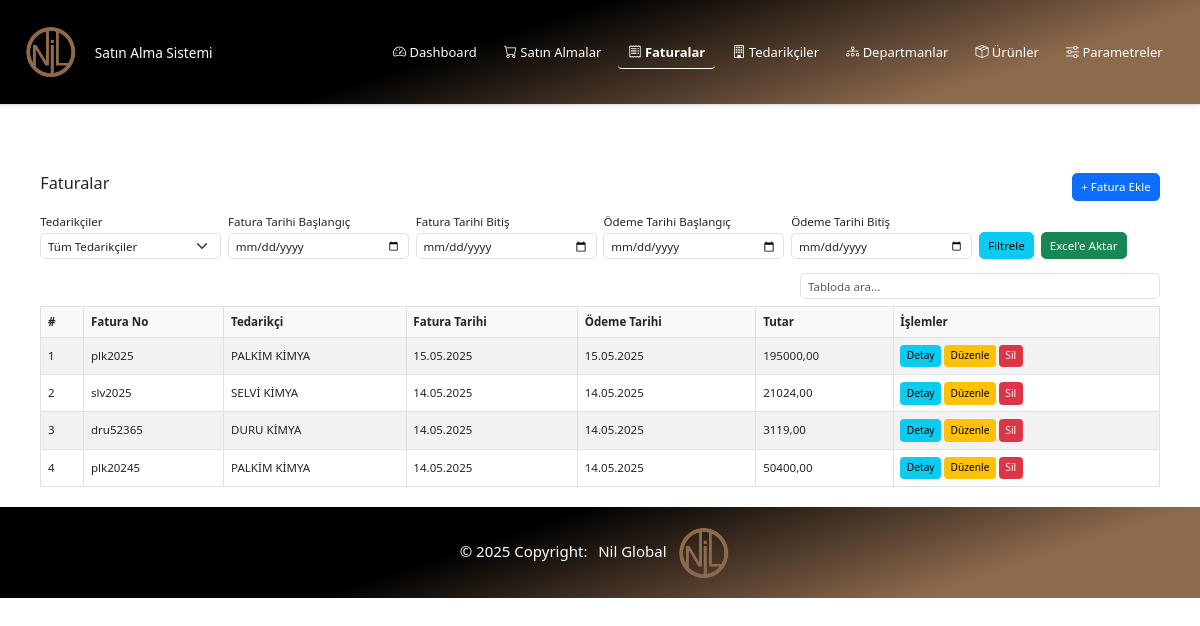
Page /faturalar/ on the committed database.
### faturalar/models.py (models this page shows, shortened)
class Fatura(models.Model):
    tedarikci = models.ForeignKey(Tedarikci, on_delete=models.CASCADE, related_name='faturalari')
    fatura_no = models.CharField(max_length=50, verbose_name="Fatura No")
    fatura_tarihi = models.DateField(verbose_name="Fatura Tarihi")
    odeme_tarihi = models.DateField(verbose_name="Ödeme Tarihi")
    tutar = models.DecimalField(max_digits=12, decimal_places=2, verbose_name="Tutar")
    fatura_dosya = models.FileField(upload_to='faturalar/', blank=True, null=True, verbose_name="Fatura Dosyası")
    satinalmalar = models.ManyToManyField('satin_alma.SatinAlma', related_name='faturalari', blank=True, verbose_name="Satın Almalar")
    created_at = models.DateTimeField(auto_now_add=True)
    updated_at = models.DateTimeField(auto_now=True)
    class Meta:
        verbose_name = "Fatura"
        verbose_name_plural = "Faturalar"
        ordering = ['-fatura_tarihi']

### tedarikciler/models.py (models this page shows, shortened)
class Tedarikci(models.Model):
    ad = models.CharField(max_length=255, verbose_name="Firma Adı")
    hizmet = models.CharField(max_length=255, verbose_name="Verdiği Hizmet")
    yetkili = models.CharField(max_length=255, verbose_name="Firma Yetkilisi")
    telefon = models.CharField(max_length=20, verbose_name="Telefon Numarası")
    adres = models.TextField(blank=True, verbose_name="Adres")
    email = models.EmailField(blank=True, verbose_name="E-posta Adresi")
    created_at = models.DateTimeField(auto_now_add=True)
    updated_at = models.DateTimeField(auto_now=True)
    class Meta:
        verbose_name = "Tedarikçi"
        verbose_name_plural = "Tedarikçiler"
        ordering = ['ad']

### faturalar/views.py (the view)
# urls.py: path('', views.fatura_listesi, name='fatura_listesi'),
def fatura_listesi(request):
    faturalar = Fatura.objects.all()
    tedarikci_id = request.GET.get('tedarikci')
    fatura_tarihi1 = request.GET.get('fatura_tarihi1')
    fatura_tarihi2 = request.GET.get('fatura_tarihi2')
    odeme_tarihi1 = request.GET.get('odeme_tarihi1')
    odeme_tarihi2 = request.GET.get('odeme_tarihi2')
    if tedarikci_id:
        faturalar = faturalar.filter(tedarikci_id=tedarikci_id)
    if fatura_tarihi1:
        faturalar = faturalar.filter(fatura_tarihi__gte=fatura_tarihi1)
    if fatura_tarihi2:
        faturalar = faturalar.filter(fatura_tarihi__lte=fatura_tarihi2)
    if odeme_tarihi1:
        faturalar = faturalar.filter(odeme_tarihi__gte=odeme_tarihi1)
    if odeme_tarihi2:
        faturalar = faturalar.filter(odeme_tarihi__lte=odeme_tarihi2)
    tedarikciler = Tedarikci.objects.filter(id__in=faturalar.values_list('tedarikci_id', flat=True).distinct())
    context = {
        'faturalar': faturalar,
        'tedarikciler': tedarikciler,
        'filtre': {
            'tedarikci': tedarikci_id,
            'fatura_tarihi1': fatura_tarihi1,
            'fatura_tarihi2': fatura_tarihi2,
            'odeme_tarihi1': odeme_tarihi1,
            'odeme_tarihi2': odeme_tarihi2,
        }
    }
    return render(request, 'faturalar/fatura_listesi.html', context)

### faturalar/templates/faturalar/fatura_listesi.html (shortened to what this page needs)
{% extends 'base.html' %}
{% block content %}
<div class="container mt-4">
    <div class="d-flex justify-content-between align-items-center mb-3">
        <h2>Faturalar</h2>
        <a href="{% url 'faturalar:fatura_ekle' %}" class="btn btn-primary">+ Fatura Ekle</a>
    </div>
    <form method="get" class="row g-2 mb-3" id="filterForm">
        <div class="col-md-2">
            <label class="form-label">Tedarikçiler</label>
            <select name="tedarikci" class="form-select">
                <option value="">Tüm Tedarikçiler</option>
            </select>
        </div>
        <div class="col-md-2">
            <label class="form-label">Fatura Tarihi Başlangıç</label>
            <input type="date" name="fatura_tarihi1" value="{{ filtre.fatura_tarihi1 }}" class="form-control" placeholder="Fatura Tarihi (Başlangıç)">
        </div>
        <div class="col-md-2">
            <label class="form-label">Fatura Tarihi Bitiş</label>
            <input type="date" name="fatura_tarihi2" value="{{ filtre.fatura_tarihi2 }}" class="form-control" placeholder="Fatura Tarihi (Bitiş)">
        </div>
        <div class="col-md-2">
            <label class="form-label">Ödeme Tarihi Başlangıç</label>
            <input type="date" name="odeme_tarihi1" value="{{ filtre.odeme_tarihi1 }}" class="form-control" placeholder="Ödeme Tarihi (Başlangıç)">
        </div>
        <div class="col-md-2">
            <label class="form-label">Ödeme Tarihi Bitiş</label>
            <input type="date" name="odeme_tarihi2" value="{{ filtre.odeme_tarihi2 }}" class="form-control" placeholder="Ödeme Tarihi (Bitiş)">
        </div>
        <div class="col-md-2 d-flex gap-2 align-items-end">
            <button type="submit" class="btn btn-info">Filtrele</button>
            <button type="button" id="excelExportBtn" class="btn btn-success">Excel'e Aktar</button>
        </div>
    </form>
    <div class="row mb-2">
        <div class="col-md-4 ms-auto">
            <input type="text" id="tableSearch" class="form-control" placeholder="Tabloda ara...">
        </div>
    </div>
    <table class="table table-striped table-bordered" id="faturaTable">
        <thead>
            <tr>
                <th>#</th>
                <th>Fatura No</th>
                <th>Tedarikçi</th>
                <th>Fatura Tarihi</th>
                <th>Ödeme Tarihi</th>
                <th>Tutar</th>
                <th>İşlemler</th>
            </tr>
        </thead>
        <tbody>
            {% for fatura in faturalar %}
            <tr>
                <td>{{ forloop.counter }}</td>
                <td>{{ fatura.fatura_no }}</td>
                <td>{{ fatura.tedarikci.ad }}</td>
                <td>{{ fatura.fatura_tarihi|date:'d.m.Y' }}</td>
                <td>{{ fatura.odeme_tarihi|date:'d.m.Y' }}</td>
                <td>{{ fatura.tutar|floatformat:2 }}</td>
                <td>
                    <a href="{% url 'faturalar:fatura_detay' fatura.pk %}" class="btn btn-info btn-sm">Detay</a>
                    <a href="{% url 'faturalar:fatura_duzenle' fatura.pk %}" class="btn btn-warning btn-sm">Düzenle</a>
                    <a href="{% url 'faturalar:fatura_sil' fatura.pk %}" class="btn btn-danger btn-sm">Sil</a>
                </td>
            </tr>
            {% empty %}
            <tr>
                <td colspan="6" class="text-center">Kayıtlı fatura yok.</td>
            </tr>
            {% endfor %}
        </tbody>
    </table>
</div>
{% endblock %}

### static/css/style.css (style rules this page uses)
html, body { font-family: "Segoe UI", "Roboto", Arial, sans-serif; font-size: 0.85rem; line-height: 1.4; }
h2, .h2 { font-size: 1.2rem; }
.container { padding-top: 1rem; }
.container .row { margin-bottom: 1.5rem; }
.table th { background-color: #f8f9fa; font-size: 0.85rem; font-weight: 600; padding: 0.5rem; }
.table td { padding: 0.5rem; vertical-align: middle; }
.form-label { font-size: 0.85rem; margin-bottom: 0.2rem; }
.form-control, .form-select { font-size: 0.85rem; padding: 0.3rem 0.5rem; height: calc(1.5em + 0.5rem + 2px); }
.btn { font-size: 0.85rem; padding: 0.3rem 0.6rem; }
.btn.btn-sm { font-size: 0.75rem; padding: 0.2rem 0.4rem; }

### rows in the picture
Fatura: fatura_no "plk2025", tedarikci.ad "PALKİM KİMYA", fatura_tarihi "15.05.2025", odeme_tarihi "15.05.2025", tutar "195000,00"
Fatura: fatura_no "slv2025", tedarikci.ad "SELVİ KİMYA", fatura_tarihi "14.05.2025", odeme_tarihi "14.05.2025", tutar "21024,00"
Fatura: fatura_no "dru52365", tedarikci.ad "DURU KİMYA", fatura_tarihi "14.05.2025", odeme_tarihi "14.05.2025", tutar "3119,00"
Fatura: fatura_no "plk20245", tedarikci.ad "PALKİM KİMYA", fatura_tarihi "14.05.2025", odeme_tarihi "14.05.2025", tutar "50400,00"
